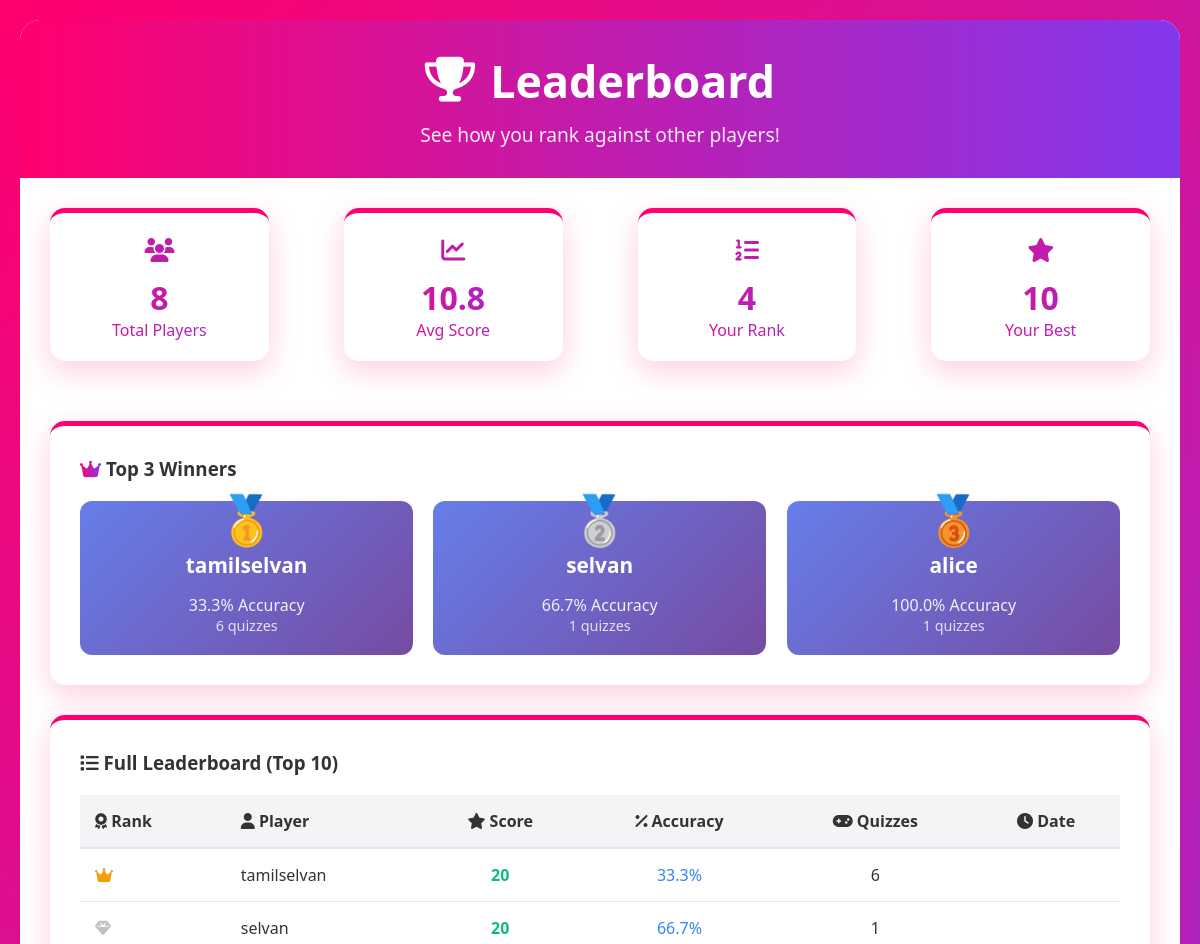
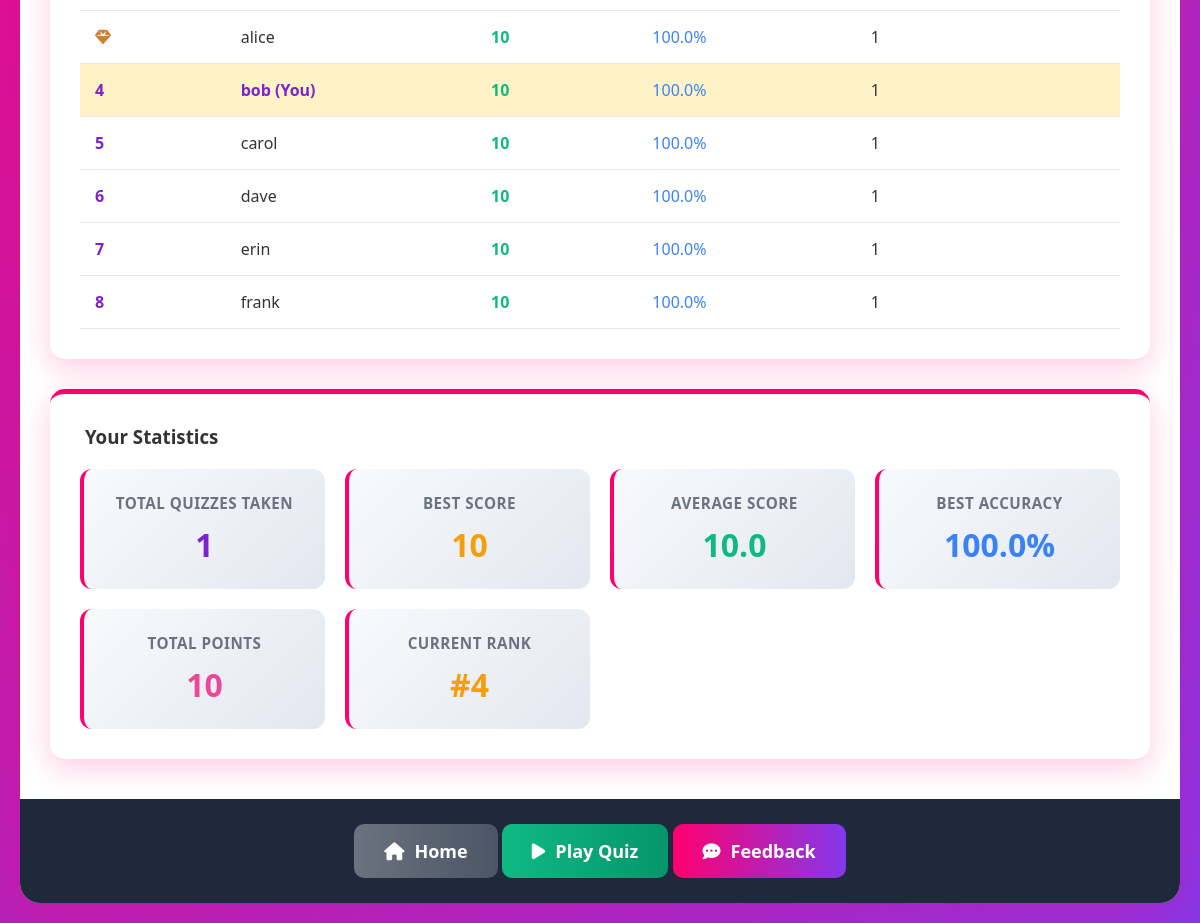
/leaderboard (signed in), run on the app's committed database (2 pictures, top to bottom).
### tables this page shows
CREATE TABLE results (
	id INTEGER NOT NULL, 
	user_id INTEGER NOT NULL, 
	username VARCHAR(80) NOT NULL, 
	emotion VARCHAR(50) NOT NULL, 
	score INTEGER NOT NULL, 
	total_questions INTEGER NOT NULL, 
	correct_answers INTEGER NOT NULL, 
	time_taken INTEGER, 
	created_at DATETIME, 
	PRIMARY KEY (id), 
	FOREIGN KEY(user_id) REFERENCES users (id)
);

### app.py (the view)
@app.route('/leaderboard')
def leaderboard():
    conn = get_db()
    cur = conn.execute("SELECT user_id, username, score, correct_answers, total_questions FROM results")
    rows = cur.fetchall()
    conn.close()
    total_players = len(set(r['user_id'] for r in rows))
    avg_score = sum(r['score'] for r in rows) / len(rows) if rows else 0
    player_best = {}
    for r in rows:
        uid = r['user_id']
        if uid not in player_best:
            player_best[uid] = {
                'username': r['username'],
                'best_score': r['score'],
                'total_score': r['score'],
                'total_quizzes': 1,
                'correct_answers': r['correct_answers'],
                'total_questions': r['total_questions']
            }
        else:
            stats = player_best[uid]
            stats['best_score'] = max(stats['best_score'], r['score'])
            stats['total_score'] += r['score']
            stats['total_quizzes'] += 1
            stats['correct_answers'] += r['correct_answers']
            stats['total_questions'] += r['total_questions']
    leaderboard = []
    for uid, stats in player_best.items():
        acc = (stats['correct_answers'] / stats['total_questions'] * 100) if stats['total_questions'] else 0
        leaderboard.append({
            'user_id': uid,
            'username': stats['username'],
            'best_score': stats['best_score'],
            'total_score': stats['total_score'],
            'accuracy': round(acc,1),
            'quiz_count': stats['total_quizzes'],
            'is_current_user': session.get('user_id') == uid
        })
    leaderboard.sort(key=lambda x: (x['best_score'], x['total_score']), reverse=True)
    top_players = leaderboard[:3]
    your_rank = 'N/A'; your_best_score = 0
    your_stats = None
    if 'user_id' in session:
        uid = session['user_id']
        for idx,p in enumerate(leaderboard,1):
            if p['user_id'] == uid:
                your_rank = idx
                your_best_score = p['best_score']
                break
        stats = player_best.get(uid)
        if stats:
            total_quizzes = stats['total_quizzes']
            best_score = stats['best_score']
            avg_score_user = stats['total_score'] / total_quizzes if total_quizzes else 0
            best_accuracy = (stats['correct_answers'] / stats['total_questions'] * 100) if stats['total_questions'] else 0
            total_points = stats['total_score']
            your_stats = {
                'total_quizzes': total_quizzes,
                'best_score': best_score,
                'avg_score': round(avg_score_user,1),
                'best_accuracy': round(best_accuracy,1),
                'total_points': total_points
            }
    return render_template('leaderboard.html',
                         total_players=total_players,
                         avg_score=round(avg_score,1),
                         your_rank=your_rank,
                         your_best_score=your_best_score,
                         top_players=top_players,
                         leaderboard=leaderboard,
                         your_stats=your_stats,
                         username=session.get('username','Guest'))

### templates/leaderboard.html (shortened to what this page needs)
<!DOCTYPE html>
<html lang="en">
<head>
    <link rel="stylesheet" href="{{ url_for('static', filename='style.css') }}">
    <link rel="stylesheet" href="https://cdnjs.cloudflare.com/ajax/libs/font-awesome/6.4.0/css/all.min.css">
</head>
<body>
    <div class="container">
        <header class="header slide-down">
            <h1><i class="fas fa-trophy bounce"></i> Leaderboard</h1>
            <p>See how you rank against other players!</p>
        </header>
        <div class="leaderboard-container">
            <div style="display: grid; grid-template-columns: repeat(auto-fit, minmax(150px, 1fr)); gap: 15px; margin-bottom: 30px;">
                <div class="card text-gradient card-entrance stagger-1" style="animation-delay: 0.1s; text-align: center; padding: 20px;">
                    <h3 style="font-size: 1.5rem; margin-bottom: 10px;"><i class="fas fa-users pulse"></i></h3>
                    <div style="font-size: 2rem; font-weight: bold; color: #7e22ce;">{{ total_players }}</div>
                    <p>Total Players</p>
                </div>
                <div class="card text-gradient card-entrance stagger-2" style="animation-delay: 0.2s; text-align: center; padding: 20px;">
                    <h3 style="font-size: 1.5rem; margin-bottom: 10px;"><i class="fas fa-chart-line swing"></i></h3>
                    <div style="font-size: 2rem; font-weight: bold; color: #10b981;">{{ avg_score }}</div>
                    <p>Avg Score</p>
                </div>
                <div class="card text-gradient card-entrance stagger-3" style="animation-delay: 0.3s; text-align: center; padding: 20px;">
                    <h3 style="font-size: 1.5rem; margin-bottom: 10px;"><i class="fas fa-list-ol bounce"></i></h3>
                    <div style="font-size: 2rem; font-weight: bold; color: #f59e0b;">{{ your_rank }}</div>
                    <p>Your Rank</p>
                </div>
                <div class="card text-gradient card-entrance stagger-4" style="animation-delay: 0.4s; text-align: center; padding: 20px;">
                    <h3 style="font-size: 1.5rem; margin-bottom: 10px;"><i class="fas fa-star flip"></i></h3>
                    <div style="font-size: 2rem; font-weight: bold; color: #f59e0b;">{{ your_best_score }}</div>
                    <p>Your Best</p>
                </div>
            </div>
            {% if top_players %}
            <div class="card card-entrance slide-left stagger-1" style="animation-delay: 0.5s; margin-bottom: 30px;">
                <h3><i class="fas fa-crown text-gradient"></i> Top 3 Winners</h3>
                <div style="display: grid; grid-template-columns: repeat(auto-fit, minmax(250px, 1fr)); gap: 20px; margin-top: 20px;">
                    {% for player in top_players[:3] %}
                    <div class="bounce-in stagger-{{ loop.index }}" style="animation-delay: {{ 0.6 + loop.index * 0.1 }}s;">
                        <div style="background: linear-gradient(135deg, #667eea 0%, #764ba2 100%); border-radius: 12px; padding: 20px; color: white; text-align: center; position: relative;">
                            {% if loop.index == 1 %}
                            <div style="position: absolute; top: -15px; left: 50%; transform: translateX(-50%); font-size: 3rem;">🥇</div>
                            {% elif loop.index == 2 %}
                            <div style="position: absolute; top: -15px; left: 50%; transform: translateX(-50%); font-size: 3rem;">🥈</div>
                            {% else %}
                            <div style="position: absolute; top: -15px; left: 50%; transform: translateX(-50%); font-size: 3rem;">🥉</div>
                            {% endif %}
                            <h4 style="margin-top: 30px; font-size: 1.3rem;">{{ player.username }}</h4>
                            <p style="opacity: 0.9;">{{ player.accuracy }}% Accuracy</p>
                            <p style="opacity: 0.8; font-size: 0.9rem;">{{ player.quiz_count }} quizzes</p>
                        </div>
                    </div>
                    {% endfor %}
                </div>
            </div>
            {% endif %}
            <div class="card card-entrance" style="animation-delay: 0.6s;">
                <h3><i class="fas fa-list pulse"></i> Full Leaderboard (Top 10)</h3>
                <div style="overflow-x: auto; margin-top: 20px;">
                    <table style="width: 100%; border-collapse: collapse;">
                        <thead>
                            <tr style="background: #f3f4f6; border-bottom: 2px solid #e5e7eb;">
                                <th style="padding: 15px; text-align: left; font-weight: bold;"><i class="fas fa-award"></i> Rank</th>
                                <th style="padding: 15px; text-align: left; font-weight: bold;"><i class="fas fa-user"></i> Player</th>
                                <th style="padding: 15px; text-align: center; font-weight: bold;"><i class="fas fa-star"></i> Score</th>
                                <th style="padding: 15px; text-align: center; font-weight: bold;"><i class="fas fa-percent"></i> Accuracy</th>
                                <th style="padding: 15px; text-align: center; font-weight: bold;"><i class="fas fa-gamepad"></i> Quizzes</th>
                                <th style="padding: 15px; text-align: center; font-weight: bold;"><i class="fas fa-clock"></i> Date</th>
                            </tr>
                        </thead>
                        <tbody>
                            {% for player in leaderboard %}
                            <tr class="bounce-in stagger-{{ loop.index }}" style="animation-delay: {{ 0.1 * loop.index }}s; border-bottom: 1px solid #e5e7eb; {% if player.is_current_user %}background: #fef3c7; {% endif %}">
                                <td style="padding: 15px; font-weight: bold; color: #7e22ce;">
                                    {% if loop.index == 1 %}<i class="fas fa-crown" style="color: #f59e0b;"></i>{% elif loop.index == 2 %}<i class="fas fa-gem" style="color: #c0c0c0;"></i>{% elif loop.index == 3 %}<i class="fas fa-gem" style="color: #cd7f32;"></i>{% else %}{{ loop.index }}{% endif %}
                                </td>
                                <td style="padding: 15px;">
                                    {% if player.is_current_user %}<strong style="color: #7e22ce;">{{ player.username }} (You)</strong>{% else %}{{ player.username }}{% endif %}
                                </td>
                                <td style="padding: 15px; text-align: center; font-weight: bold; color: #10b981;">{{ player.best_score }}</td>
                                <td style="padding: 15px; text-align: center; color: #3b82f6;">{{ player.accuracy }}%</td>
                                <td style="padding: 15px; text-align: center;">{{ player.quiz_count }}</td>
                                <td style="padding: 15px; text-align: center; font-size: 0.9rem; color: #6b7280;">{{ player.last_quiz_date }}</td>
                            </tr>
                            {% endfor %}
                        </tbody>
                    </table>
                </div>
            </div>
            <div class="card card-entrance swing" style="animation-delay: 0.7s; margin-top: 30px;">
                <h3> Your Statistics</h3>
                <div style="display: grid; grid-template-columns: repeat(auto-fit, minmax(200px, 1fr)); gap: 20px; margin-top: 20px;">
                    <div class="stat-box bounce-in" style="animation-delay: 0.2s;">
                        <div class="stat-label">Total Quizzes Taken</div>
                        <div class="stat-value" style="color: #7e22ce;">{{ your_stats.total_quizzes }}</div>
                    </div>
                    <div class="stat-box bounce-in" style="animation-delay: 0.3s;">
                        <div class="stat-label">Best Score</div>
                        <div class="stat-value" style="color: #f59e0b;">{{ your_stats.best_score }}</div>
                    </div>
                    <div class="stat-box bounce-in" style="animation-delay: 0.4s;">
                        <div class="stat-label">Average Score</div>
                        <div class="stat-value" style="color: #10b981;">{{ your_stats.avg_score }}</div>
                    </div>
                    <div class="stat-box bounce-in" style="animation-delay: 0.5s;">
                        <div class="stat-label">Best Accuracy</div>
                        <div class="stat-value" style="color: #3b82f6;">{{ your_stats.best_accuracy }}%</div>
                    </div>
                    <div class="stat-box bounce-in" style="animation-delay: 0.6s;">
                        <div class="stat-label">Total Points</div>
                        <div class="stat-value" style="color: #ec4899;">{{ your_stats.total_points }}</div>
                    </div>
                    <div class="stat-box bounce-in" style="animation-delay: 0.7s;">
                        <div class="stat-label">Current Rank</div>
                        <div class="stat-value" style="color: #f59e0b;">#{{ your_rank }}</div>
                    </div>
                </div>
            </div>
        </div>
        <footer class="footer">
            <a href="/" class="btn btn-secondary">
                <i class="fas fa-home"></i> Home
            </a>
            <a href="/quiz" class="btn btn-success">
                <i class="fas fa-play"></i> Play Quiz
            </a>
            <a href="/feedback" class="btn">
                <i class="fas fa-comment-dots"></i> Feedback
            </a>
        </footer>
    </div>
</body>
</html>

### data on the page
results: username "tamilselvan", accuracy "33.3", quiz_count "6", best_score "20"
results: username "selvan", accuracy "66.7", quiz_count "1", best_score "20"
results: username "alice", accuracy "100.0", quiz_count "1", best_score "10"
results: username "bob", best_score "10", accuracy "100.0", quiz_count "1"
results: username "carol", best_score "10", accuracy "100.0", quiz_count "1"
results: username "dave", best_score "10", accuracy "100.0", quiz_count "1"
results: username "erin", best_score "10", accuracy "100.0", quiz_count "1"
results: username "frank", best_score "10", accuracy "100.0", quiz_count "1"

### other printed values
{{ total_players }} "8"
{{ avg_score }} "10.8"
{{ your_rank }} "4"
{{ your_best_score }} "10"
{{ your_stats.total_quizzes }} "1"
{{ your_stats.best_score }} "10"
{{ your_stats.avg_score }} "10.0"
{{ your_stats.best_accuracy }} "100.0"
{{ your_stats.total_points }} "10"
